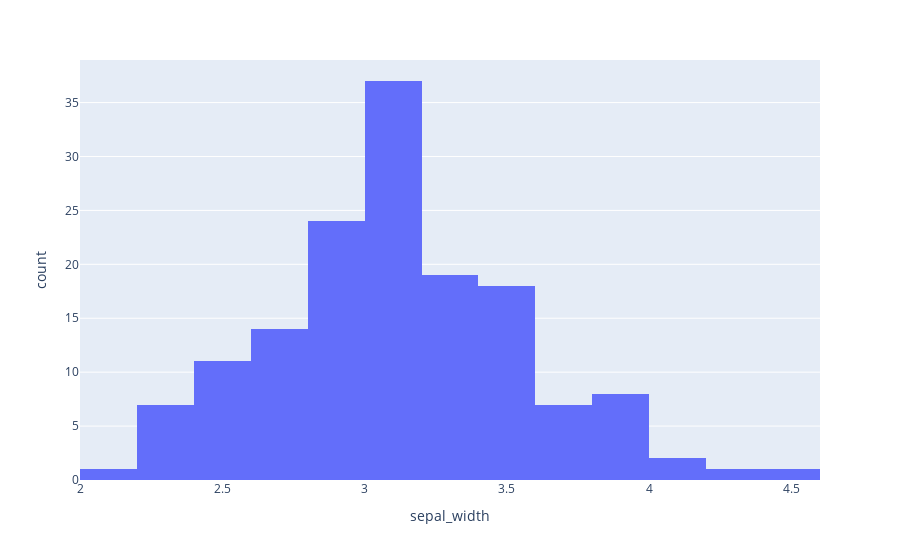

The cell this chart's notebook holds for it:
### Code cell
fig = px.histogram(df, x='sepal_width')
fig

### Figure 1 — Plotly figure (JSON) as saved in the notebook; plotly's stock layout.template omitted (floating-point values rounded to 4 significant figures; data arrays with more than 128 entries replaced by an {"elided": "..."} marker saying what was removed)
{"data": [{"alignmentgroup": "True", "bingroup": "x", "hovertemplate": "sepal_width=%{x}<br>count=%{y}<extra></extra>", "legendgroup": "", "marker": {"color": "#636efa", "pattern": {"shape": ""}}, "name": "", "offsetgroup": "", "orientation": "v", "showlegend": false, "type": "histogram", "x": {"elided": "150 float values"}, "xaxis": "x", "yaxis": "y"}], "layout": {"barmode": "relative", "legend": {"tracegroupgap": 0}, "margin": {"t": 60}, "xaxis": {"anchor": "y", "domain": [0, 1], "title": {"text": "sepal_width"}}, "yaxis": {"anchor": "x", "domain": [0, 1], "title": {"text": "count"}}}}
